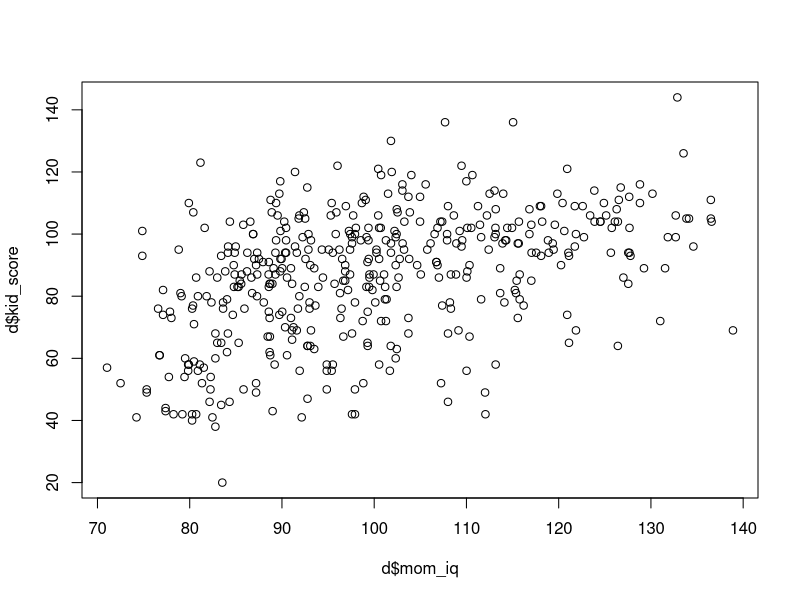
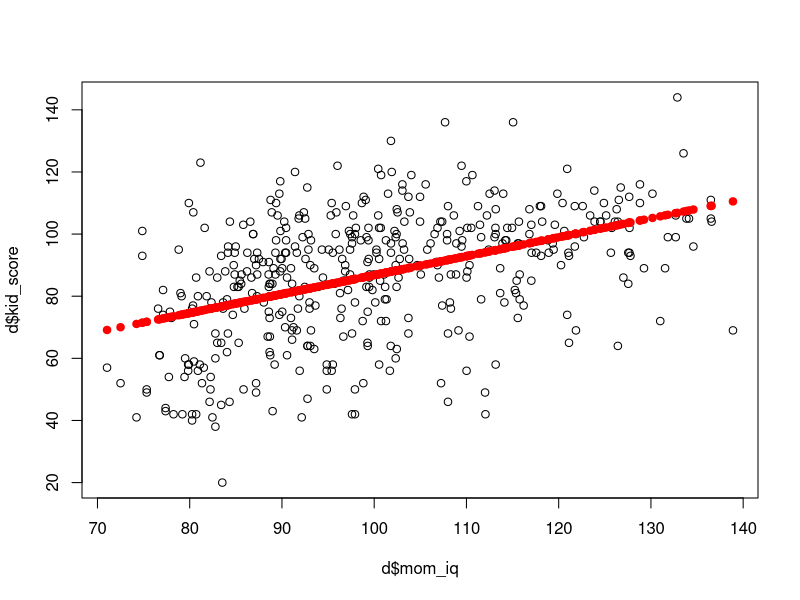
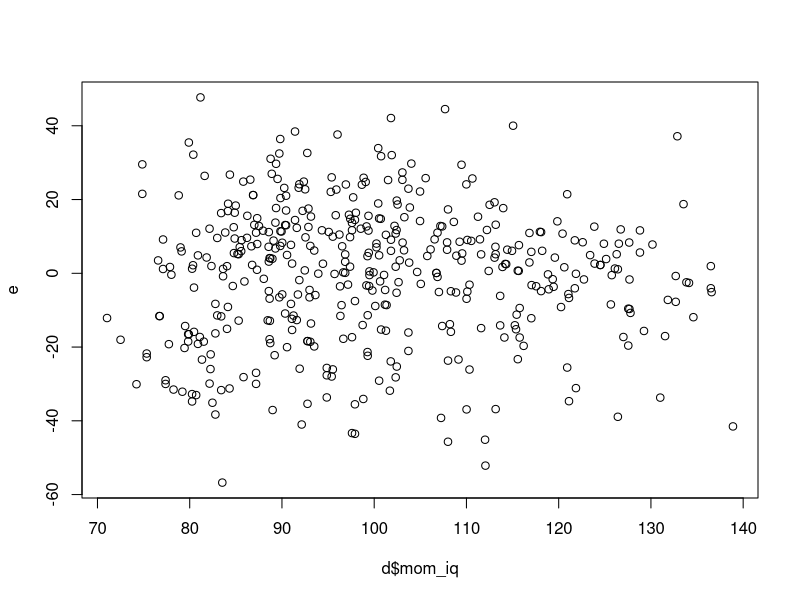

The R script that drew these images, in order:
## ---- chunk 1
d = read.csv("datos/kidiq.csv")
str(d)
## ---- chunk 2
plot(d$mom_iq, d$kid_score)
## ---- chunk 3
y = matrix(d$kid_score, ncol = 1)
head(y)
## ---- chunk 4
n = nrow(d)
X = cbind(rep(1,n), d$mom_iq)
head(X)
## ---- chunk 5
Xt_X = t(X) %*% X
Xt_y = t(X) %*% y
( beta_e = solve(Xt_X) %*% Xt_y )
## ---- chunk 6
y_e = X %*% beta_e
## ---- chunk 7
plot(d$mom_iq, d$kid_score)
points(d$mom_iq, y_e, col = "red", pch = 19)
## ---- chunk 8
e = y - y_e
## ---- chunk 9
plot(d$mom_iq, e)
## ---- chunk 10
(RSS = sum(e^2))
(TSS = sum((y-mean(y))^2))
(R2 = 1 - RSS/TSS)
